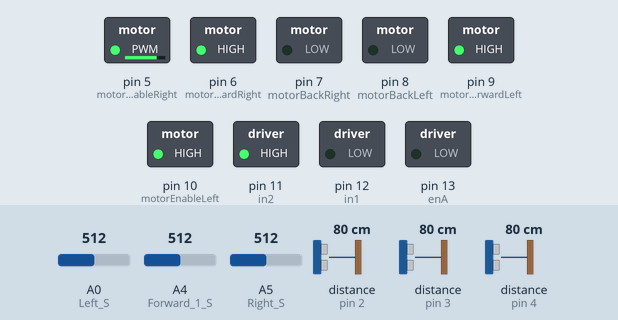
The sketch below on a simulated Arduino Uno, built with avr-gcc and run on an emulated ATmega328P. On the bench: switched loads named in the sketch (green lamp = pin HIGH). Wiring (inferred from the names in the program): 3 × ultrasonic range finder: trigger A1, echo pin 2 / trigger A2, echo pin 3 / trigger A3, echo pin 4. Dashed ring = blinking. The inputs (shaded band) are chosen by the test bench; at power-on: A0 (Left_S) = 512, A4 (Forward_1_S) = 512, distance to the obstacle (sensors on pin 2, pin 3, pin 4) 80 cm, A5 (Right_S) = 512. The echo pulse lasts 58.3 µs per cm; pins used as bus, display or sensor lines are not drawn; what the sketch prints to the serial monitor is not drawn.

Above: at 1.2 s.
1.3 s: A0 (Left_S) set to 104
2.8 s: A0 (Left_S) set to 93
At 3.6 s:
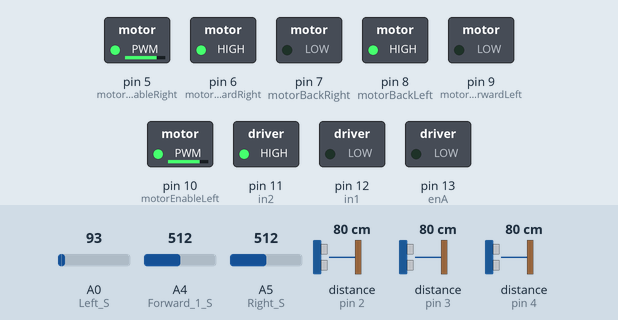
5.8 s: A4 (Forward_1_S) set to 111
7.4 s: A4 (Forward_1_S) set to 89
At 10.3 s:
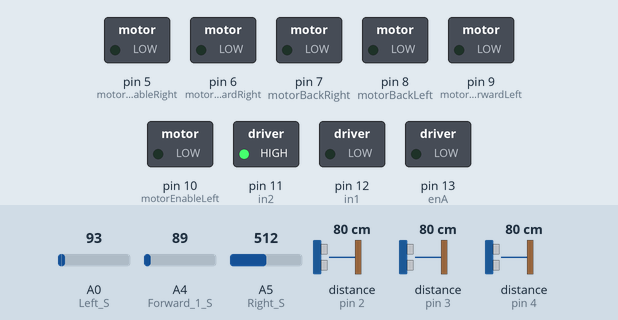
10.4 s: distance to the obstacle (sensor on pin 2) set to 2 cm
At 12.0 s:
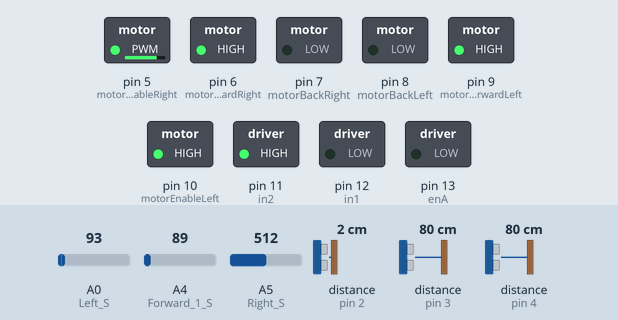
13.4 s: distance to the obstacle (sensor on pin 2) set to 18 cm
At 14.3 s:
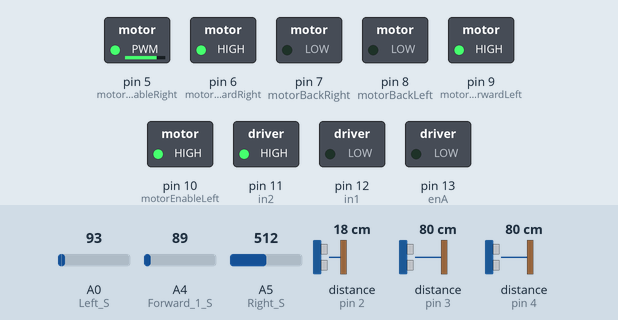
Timing chart, 0 to 17.4 s (numbered marks = the images above; inputs shaded):
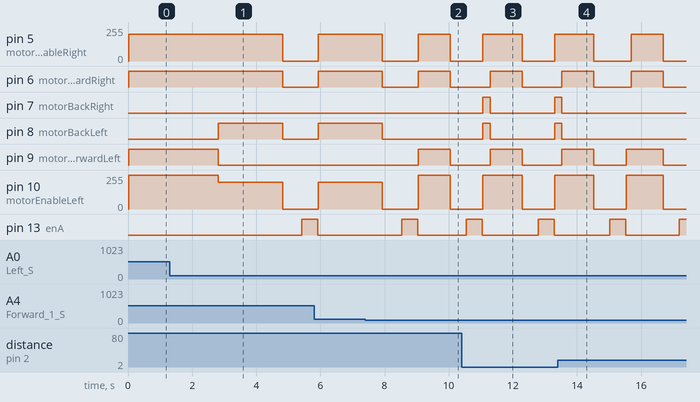

The sketch:

Aduino_firefighting_truck_v3.0.ino
```cpp
/*------ Arduino Fire Fighting Robot Code----- */

int sensorValueRight_S = 0;// variable to store the value coming from the sensor
int sensorValueLeft_S = 0;
int sensorValueForward_1_S = 0;
boolean fire = false;

/*-------defining Inputs------*/
// select the input pin for the LDR
int Left_S = A0;
int Forward_1_S = A4;
int Right_S = A5;

#include<SoftwareSerial.h>
//defining ports for the pump
#define enA 13 //enable A
#define in1 12
#define in2 11

int rotDirection = 0; //seting the rotation direction value to 0

//Pin numbers definition for the motors
const int motorEnableLeft = 10;
const int motorForwardLeft = 9;
const int motorBackLeft = 8;
const int motorEnableRight = 5;
const int motorForwardRight = 6;
const int motorBackRight = 7;
const int trigPinFront = A1;
const int echoPinFront = 2;
const int trigPinLeft = A2;
const int echoPinLeft = 3;
const int trigPinRight = A3;
const int echoPinRight = 4;

//Sart variables for the Motors
const int leftMotorSpeed = 255; //best at 160
const int rightMotorSpeed = 200;//best at 255
const int delayTime = 150;

//Variables for Ultrasonic Sensors
long durationFront;
int distanceFront;
long durationLeft;
int distanceLeft;
long durationRight;
int distanceRight;
const int minFrontDistance = 30;
const int minSideDistance = 20;
const int stuckDistance = 10; //what distance the code defines as stuck

/*-------preset actions------*/

//-preset for stoping the car
void stopCar () {
  digitalWrite(motorForwardLeft, LOW);
  digitalWrite(motorBackLeft, LOW);
  digitalWrite(motorForwardRight, LOW);
  digitalWrite(motorBackRight, LOW);
  analogWrite(motorEnableLeft, 0);
  analogWrite(motorEnableRight, 0);
}
//-preset for the car to go full forward
void goForwardFull () {
  digitalWrite(motorForwardLeft, HIGH);
  digitalWrite(motorBackLeft, LOW);
  digitalWrite(motorForwardRight, HIGH);
  digitalWrite(motorBackRight, LOW);
  analogWrite(motorEnableLeft, leftMotorSpeed);
  analogWrite(motorEnableRight, rightMotorSpeed);
}
//-preset for the car to turn to the left
void goLeft () {
  digitalWrite(motorForwardLeft, LOW);
  digitalWrite(motorBackLeft, LOW);
  digitalWrite(motorForwardRight, HIGH);
  digitalWrite(motorBackRight, LOW);
  analogWrite(motorEnableLeft, 0);
  analogWrite(motorEnableRight, rightMotorSpeed);
}
void turnLeft () {
  digitalWrite(motorForwardLeft, LOW);
  digitalWrite(motorBackLeft, HIGH);
  digitalWrite(motorForwardRight, HIGH);
  digitalWrite(motorBackRight, LOW);
  analogWrite(motorEnableLeft, rightMotorSpeed);
  analogWrite(motorEnableRight, rightMotorSpeed);
}
void turnRight () {
  digitalWrite(motorForwardLeft, HIGH);
  digitalWrite(motorBackLeft, LOW);
  digitalWrite(motorForwardRight, LOW);
  digitalWrite(motorBackRight, HIGH);
  analogWrite(motorEnableLeft, rightMotorSpeed);
  analogWrite(motorEnableRight, rightMotorSpeed);
}
//-preset for the car to turn to the right
void goRight () {
  digitalWrite(motorForwardLeft, HIGH);
  digitalWrite(motorBackLeft, LOW);
  digitalWrite(motorForwardRight, LOW);
  digitalWrite(motorBackRight, LOW);
  analogWrite(motorEnableLeft, leftMotorSpeed);
  analogWrite(motorEnableRight, 0);
}
//-preset for the car to go backwards
void goBack () {
  digitalWrite(motorForwardLeft, LOW);
  digitalWrite(motorBackLeft, HIGH);
  digitalWrite(motorForwardRight, LOW);
  digitalWrite(motorBackRight, HIGH);
  analogWrite(motorEnableLeft, leftMotorSpeed);
  analogWrite(motorEnableRight, rightMotorSpeed);
}

//-preset for the distancesensors to start reading
void sensorRead () {
  //Read front sensor value
  digitalWrite(trigPinFront, LOW);
  delayMicroseconds(2);
  digitalWrite(trigPinFront, HIGH);
  delayMicroseconds(10);
  digitalWrite(trigPinFront, LOW);
  durationFront = pulseIn(echoPinFront, HIGH);
  distanceFront = durationFront * 0.034 / 2;
  //Read left sensor value
  digitalWrite(trigPinLeft, LOW);
  delayMicroseconds(2);
  digitalWrite(trigPinLeft, HIGH);
  delayMicroseconds(10);
  digitalWrite(trigPinLeft, LOW);
  durationLeft = pulseIn(echoPinLeft, HIGH);
  distanceLeft = durationLeft * 0.034 / 2;
  //Read right sensor value
  digitalWrite(trigPinRight, LOW);
  delayMicroseconds(2);
  digitalWrite(trigPinRight, HIGH);
  delayMicroseconds(10);
  digitalWrite(trigPinRight, LOW);
  durationRight = pulseIn(echoPinRight, HIGH);
  distanceRight = durationRight * 0.034 / 2;
}


void setup() {
  Serial.begin(9600);

  // Set initial rotation direction for the pump
  digitalWrite(in1, LOW);
  digitalWrite(in2, HIGH);
  /*-------defining Inputs and outputs------*/
  //__pump__
  pinMode(enA, OUTPUT); //enable for the pump
  pinMode(in1, OUTPUT); //pump
  pinMode(in2, OUTPUT);  //pump

  //__fire sensors__
  pinMode(Left_S, INPUT); //Left fire sensor
  pinMode(Right_S, INPUT); //Right fire sensor
  pinMode(Forward_1_S, INPUT); //Fire sensor in the front

  //__Motors__
  pinMode(motorEnableLeft, OUTPUT);
  pinMode(motorForwardLeft, OUTPUT);
  pinMode(motorBackLeft, OUTPUT);
  pinMode(motorEnableRight, OUTPUT);
  pinMode(motorForwardRight, OUTPUT);
  pinMode(motorBackRight, OUTPUT);

  //__ultrasonic sensors__
  pinMode(trigPinFront, OUTPUT);
  pinMode(echoPinFront, INPUT);
  pinMode(trigPinLeft, OUTPUT);
  pinMode(echoPinLeft, INPUT);
  pinMode(trigPinRight, OUTPUT);
  pinMode(echoPinRight, INPUT);
}

//preset for the pump to fire water
void put_off_fire(){
  delay (500);
  int potValue = analogRead(A0); // Read potentiometer value
  //int pwmOutput = map(potValue, 0, 1023, 0 , 255); // Map the potentiometer value from 0 to 255
  int pwmOutput = 255;
  analogWrite(enA, pwmOutput); // Send PWM signal to L298N Enable pin
  delay(500); //a delay is added so the pump fires water in bursts
  digitalWrite(enA, LOW);

}

void loop() {
  //**--defining the variables for the flamesensors--**
  //Left flamesensor
  sensorValueLeft_S = analogRead(Left_S);
  Serial.println(sensorValueLeft_S);
  //Right flamesensor
  sensorValueRight_S = analogRead(Right_S);
  Serial.println(sensorValueRight_S);
  //Flamesensor in the front
  sensorValueForward_1_S = analogRead(Forward_1_S);
  Serial.println(sensorValueForward_1_S);

  sensorRead(); //starts the function for activating the distance sensors

  //**--loop for selfdriving car--**

  if(1==1){ //**if this line is active the loop will always run
 //** if the line under is active the loop will run when there is no flames
 //if (sensorValueLeft_S > 100 && sensorValueRight_S > 100 && sensorValueForward_1_S > 100) //If Fire not detected all sensors are above 100 {
    if ((distanceFront <= minFrontDistance) || (distanceLeft <= minSideDistance) || (distanceRight <= minSideDistance)) {
      if ((distanceLeft < stuckDistance) || (distanceRight < stuckDistance) || (distanceFront < stuckDistance)) {
        goBack();
        delay(1.5*delayTime);
      }
      else if ((distanceFront <= minFrontDistance) && (distanceLeft <= minSideDistance) && (distanceRight <= minSideDistance)) {
        goBack();
        delay(1.5*delayTime);
      }
      else if (distanceLeft > distanceRight ) {
        goLeft();
        delay(delayTime);
      }
      else if (distanceLeft <= distanceRight) {
        goRight();
        delay(delayTime);
      }
      else
        goForwardFull();
    }
    else
      goForwardFull();
  }

//the following loops will run when the fire sensors are reading a value less than 100. Values less than a 100 = fire.
if (sensorValueForward_1_S < 100) //If Fire is straight ahead
      {
      Serial.print("Forward_1_S");
      Serial.print(Forward_1_S);
      //Move the robot forward
      goForwardFull();
      delay(1000);
      stopCar();
      put_off_fire();
      }
      else if (sensorValueLeft_S < 100) //If Fire is to the left
      {
      Serial.print("Left_S");
      Serial.print(Left_S);
      //Move the robot left
      turnLeft();
      delay(2000);//a delay is added so the robot turns and then fire and not fire while turning
      stopCar();
      delay(100);
      put_off_fire();
      }
      else if (sensorValueRight_S < 100) //If Fire is to the right
      {
      Serial.print("Right_S");
      Serial.print(Right_S);
      //Move the robot right
      turnRight();
      delay(2000); //a delay is added so the robot turns and then fire and not fire while turning
      stopCar();
      delay(100);
      put_off_fire();
      }
}
```

Measured:
- the behaviour switches between 100 and 99 on A0 (Left_S) (found by bisection; images 0 and 1)
- the behaviour switches between 100 and 99 on A4 (Forward_1_S) (found by bisection; images 1 and 2)
- after the input at 1.3 s, every drawn part: stays the same
- after the input at 2.8 s, pin 5 (motorEnableRight): 200/255 → 0/255 after 2.0 s; pin 6 (motorForwardRight): HIGH → LOW after 2.0 s; pin 8 (motorBackLeft): LOW → HIGH at once, → LOW 2.0 s later; pin 9 (motorForwardLeft): HIGH → LOW at once; pin 10 (motorEnableLeft): 255/255 → 200/255 at once, → 0/255 2.0 s later
- after the input at 7.4 s, pin 8 (motorBackLeft): goes on until 7.9 s, then stays LOW; pin 9 (motorForwardLeft): LOW → HIGH after 1.7 s, → LOW 1.0 s later
- after the input at 10.4 s, pin 7 (motorBackRight), pin 8 (motorBackLeft): LOW → HIGH after 0.66 s, → LOW 0.23 s later, → HIGH 2.0 s later
- after the input at 13.4 s, pin 7 (motorBackRight), pin 8 (motorBackLeft): goes on until 13.5 s, then stays LOW
